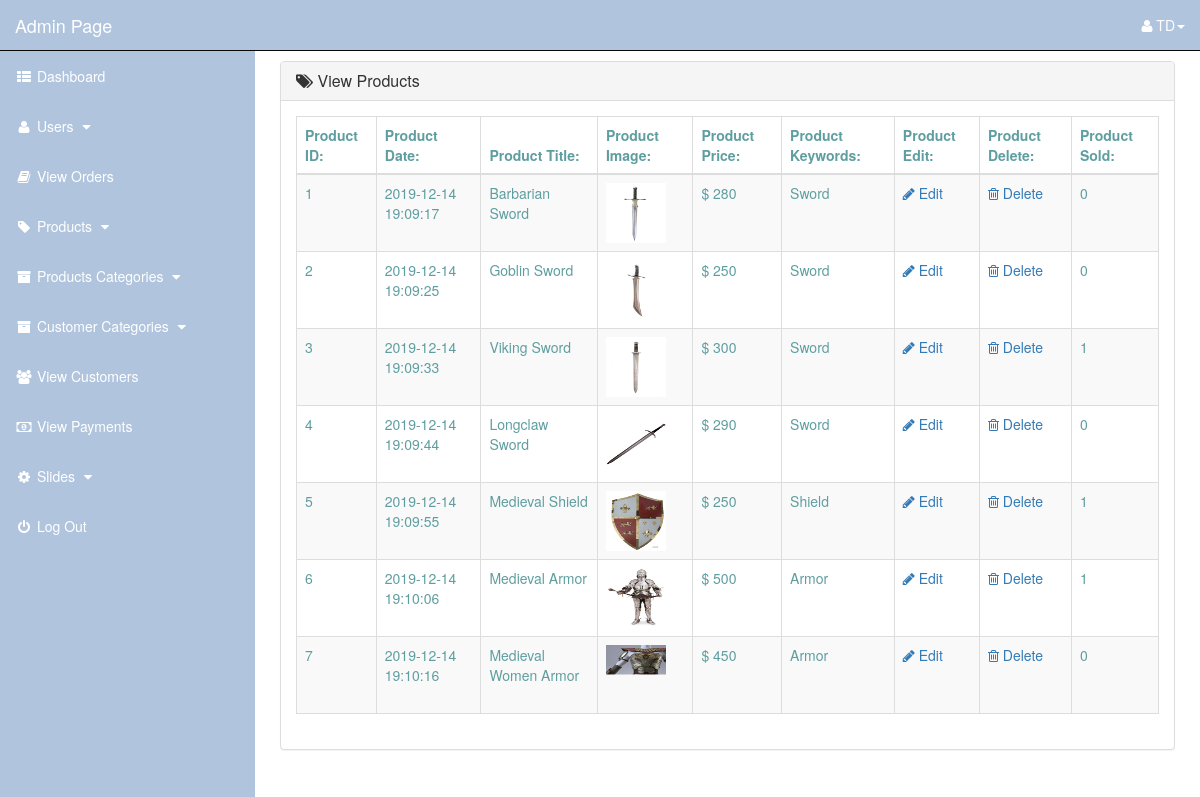
/admin_area/index.php?view_products (signed in), run on an earlier commit of the app's database.
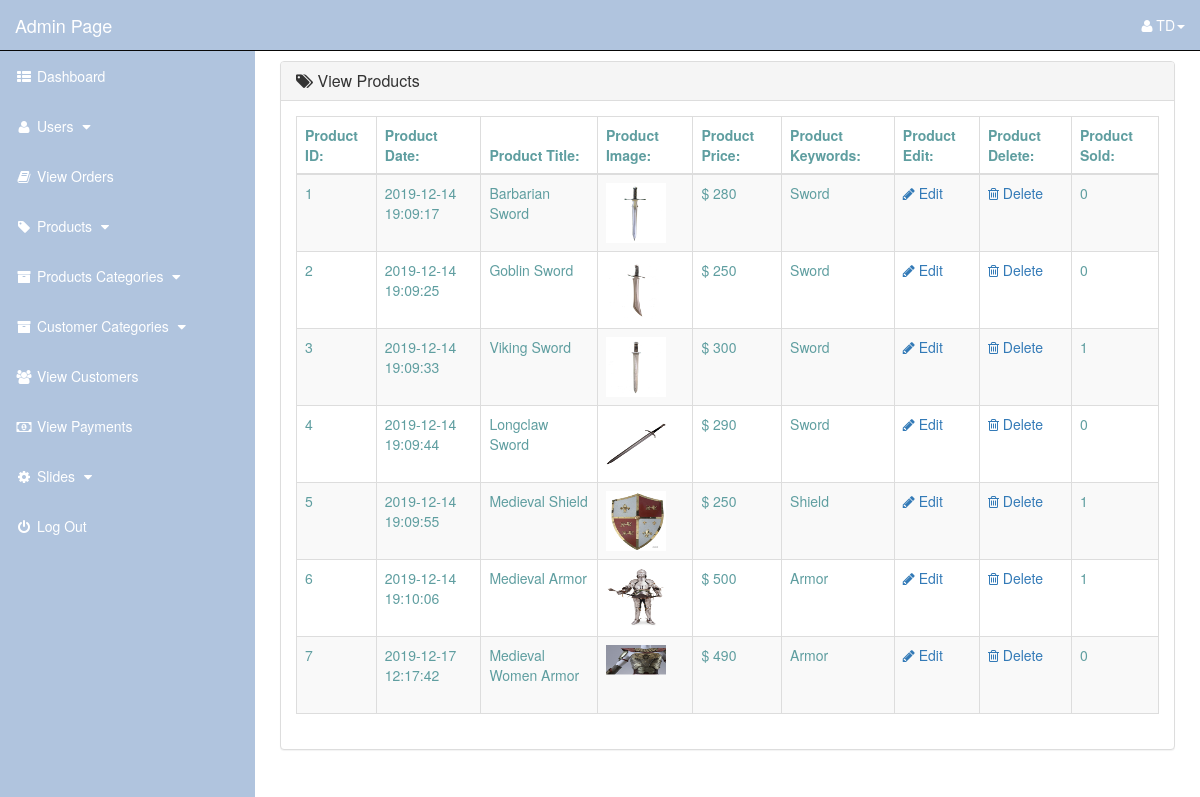
And on a later commit of the database.
### tables this page shows
CREATE TABLE `products` (
  `product_id` int(10) NOT NULL,
  `p_cat_id` int(10) NOT NULL,
  `cat_id` int(10) NOT NULL,
  `date` timestamp NOT NULL DEFAULT current_timestamp() ON UPDATE current_timestamp(),
  `product_title` text NOT NULL,
  `product_img1` text NOT NULL,
  `product_price` int(10) NOT NULL,
  `product_keywords` text NOT NULL,
  `product_desc` text NOT NULL
);

### admin_area/view_products.php (the view)
<?php
    if(!isset($_SESSION['admin_email'])){
        echo "<script>window.open('login.php','_self')</script>";
    }else{
?>
<div class="row">
    <div class="col-lg-12">
    </div>
</div>
<div class="row">
    <div class="col-lg-12">
        <div class="panel panel-default">
            <div class="panel-heading">
               <h3 class="panel-title">
                   <i class="fa fa-tags"></i>  View Products
               </h3>
            </div>
            <div class="panel-body">
                <div class="table-responsive">
                    <table class="table table-striped table-bordered table-hover">
                        <thead>
                            <tr>
                                <th> Product ID: </th>
                                <th> Product Date: </th>
                                <th> Product Title: </th>
                                <th> Product Image: </th>
                                <th> Product Price: </th>
                                <th> Product Keywords: </th>
                                <th> Product Edit: </th>
                                <th> Product Delete: </th>
                                <th> Product Sold: </th>
                            </tr>
                        </thead>
                        <tbody>
                            <?php
                                $i=0;
                                $get_pro = "select * from products";
                                $run_pro = mysqli_query($con,$get_pro);
                                while($row_pro=mysqli_fetch_array($run_pro)){
                                    $pro_id = $row_pro['product_id'];
                                    $pro_date = $row_pro['date'];
                                    $pro_title = $row_pro['product_title'];
                                    $pro_img1 = $row_pro['product_img1'];
                                    $pro_price = $row_pro['product_price'];
                                    $pro_keywords = $row_pro['product_keywords'];
                                    $i++;
                            ?>
                            <tr>
                                <td> <?php echo $i; ?> </td>
                                <td> <?php echo $pro_date ?> </td>
                                <td> <?php echo $pro_title; ?> </td>
                                <td> <img src="product_images/<?php echo $pro_img1; ?>" width="60" height="60"></td>
                                <td> $ <?php echo $pro_price; ?> </td>
                                <td> <?php echo $pro_keywords; ?> </td>
                                <td>
                                     <a href="index.php?edit_product=<?php echo $pro_id; ?>">
                                        <i class="fa fa-pencil"></i> Edit
                                     </a>
                                </td>
                                <td>
                                     <a href="index.php?delete_product=<?php echo $pro_id; ?>">
                                        <i class="fa fa-trash-o"></i> Delete
                                     </a>
                                </td>
                                <td> <?php
                                        $get_sold = "select * from pending_orders where product_id='$pro_id'";
                                        $run_sold = mysqli_query($con,$get_sold);
                                        $count = mysqli_num_rows($run_sold);
                                        echo $count;
                                     ?>
                                </td>
                            </tr>
                            <?php } ?>
                        </tbody>
                    </table>
                </div>
            </div>
        </div>
    </div>
</div>
<?php } ?>

What changed in the data, as far as the page shows it:
changed products "Medieval Women Armor": date "2019-12-14 19:10:16" → "2019-12-17 12:17:42"; product_price "450" → "490"
